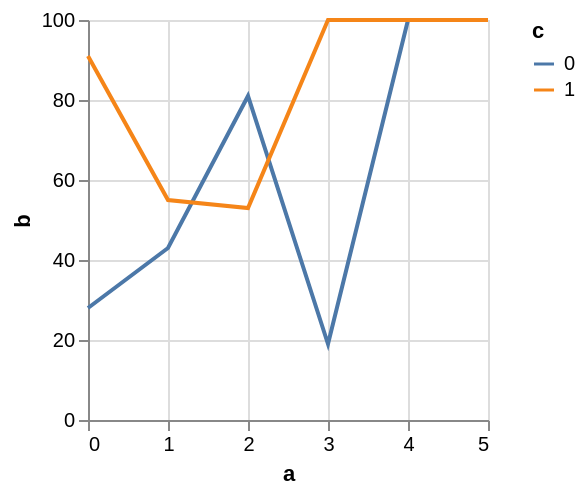

Write a Vega-Lite specification for this figure.
### Vega specification from a JSON file in a GitHub repository (floating-point values rounded to 4 significant figures)
{"$schema": "https://vega.github.io/schema/vega/v5.json", "background": "white", "padding": 5, "width": 200, "height": 200, "style": "cell", "data": [{"name": "source_0", "values": [{"a": 0, "b": 28, "c": 0}, {"a": 0, "b": 91, "c": 1}, {"a": 1, "b": 43, "c": 0}, {"a": 1, "b": 55, "c": 1}, {"a": 2, "b": 81, "c": 0}, {"a": 2, "b": 53, "c": 1}, {"a": 3, "b": 19, "c": 0}]}, {"name": "data_0", "source": "source_0", "transform": [{"type": "formula", "expr": "toNumber(datum[\"a\"])", "as": "a"}, {"type": "impute", "field": "b", "key": "a", "keyvals": {"signal": "sequence(4,6)"}, "method": "value", "groupby": ["c"], "value": null}, {"type": "formula", "expr": "datum.b === null ? 100 : datum.b", "as": "b"}]}], "marks": [{"name": "pathgroup", "type": "group", "from": {"facet": {"name": "faceted_path_main", "data": "data_0", "groupby": ["c"]}}, "encode": {"update": {"width": {"field": {"group": "width"}}, "height": {"field": {"group": "height"}}}}, "marks": [{"name": "marks", "type": "line", "style": ["line"], "sort": {"field": "datum[\"a\"]"}, "from": {"data": "faceted_path_main"}, "encode": {"update": {"stroke": {"scale": "color", "field": "c"}, "x": {"scale": "x", "field": "a"}, "y": {"scale": "y", "field": "b"}, "defined": {"signal": "isValid(datum[\"a\"]) && isFinite(+datum[\"a\"]) && isValid(datum[\"b\"]) && isFinite(+datum[\"b\"])"}}}}]}], "scales": [{"name": "x", "type": "linear", "domain": {"data": "data_0", "field": "a"}, "range": [0, {"signal": "width"}], "nice": 1, "zero": false}, {"name": "y", "type": "linear", "domain": {"data": "data_0", "field": "b"}, "range": [{"signal": "height"}, 0], "nice": true, "zero": true}, {"name": "color", "type": "ordinal", "domain": {"data": "data_0", "field": "c", "sort": true}, "range": "category"}], "axes": [{"scale": "x", "orient": "bottom", "gridScale": "y", "grid": true, "tickCount": {"signal": "ceil(width/40)"}, "domain": false, "labels": false, "maxExtent": 0, "minExtent": 0, "ticks": false, "zindex": 0}, {"scale": "y", "orient": "left", "gridScale": "x", "grid": true, "tickCount": {"signal": "ceil(height/40)"}, "domain": false, "labels": false, "maxExtent": 0, "minExtent": 0, "ticks": false, "zindex": 0}, {"scale": "x", "orient": "bottom", "grid": false, "title": "a", "labelFlush": true, "labelOverlap": true, "tickCount": {"signal": "ceil(width/40)"}, "zindex": 0}, {"scale": "y", "orient": "left", "grid": false, "title": "b", "labelOverlap": true, "tickCount": {"signal": "ceil(height/40)"}, "zindex": 0}], "legends": [{"stroke": "color", "gradientLength": {"signal": "clamp(height, 64, 200)"}, "symbolType": "stroke", "title": "c"}]}
